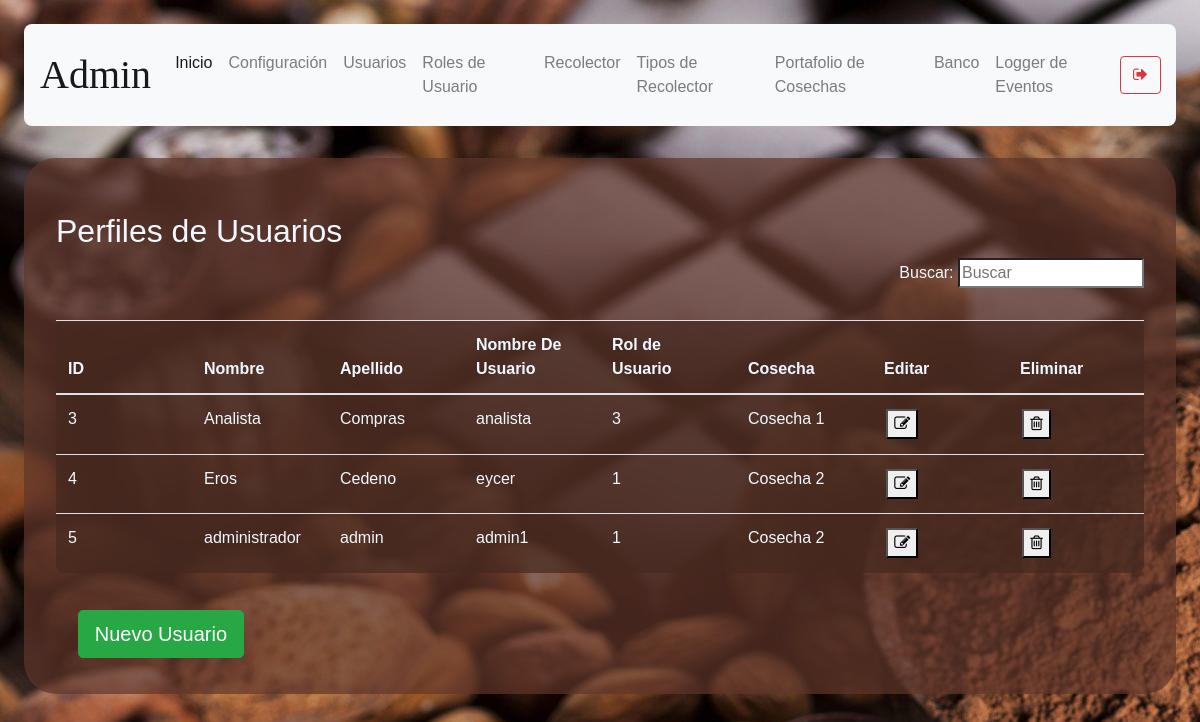
/user-management (signed in), run on an earlier commit of the app's database.
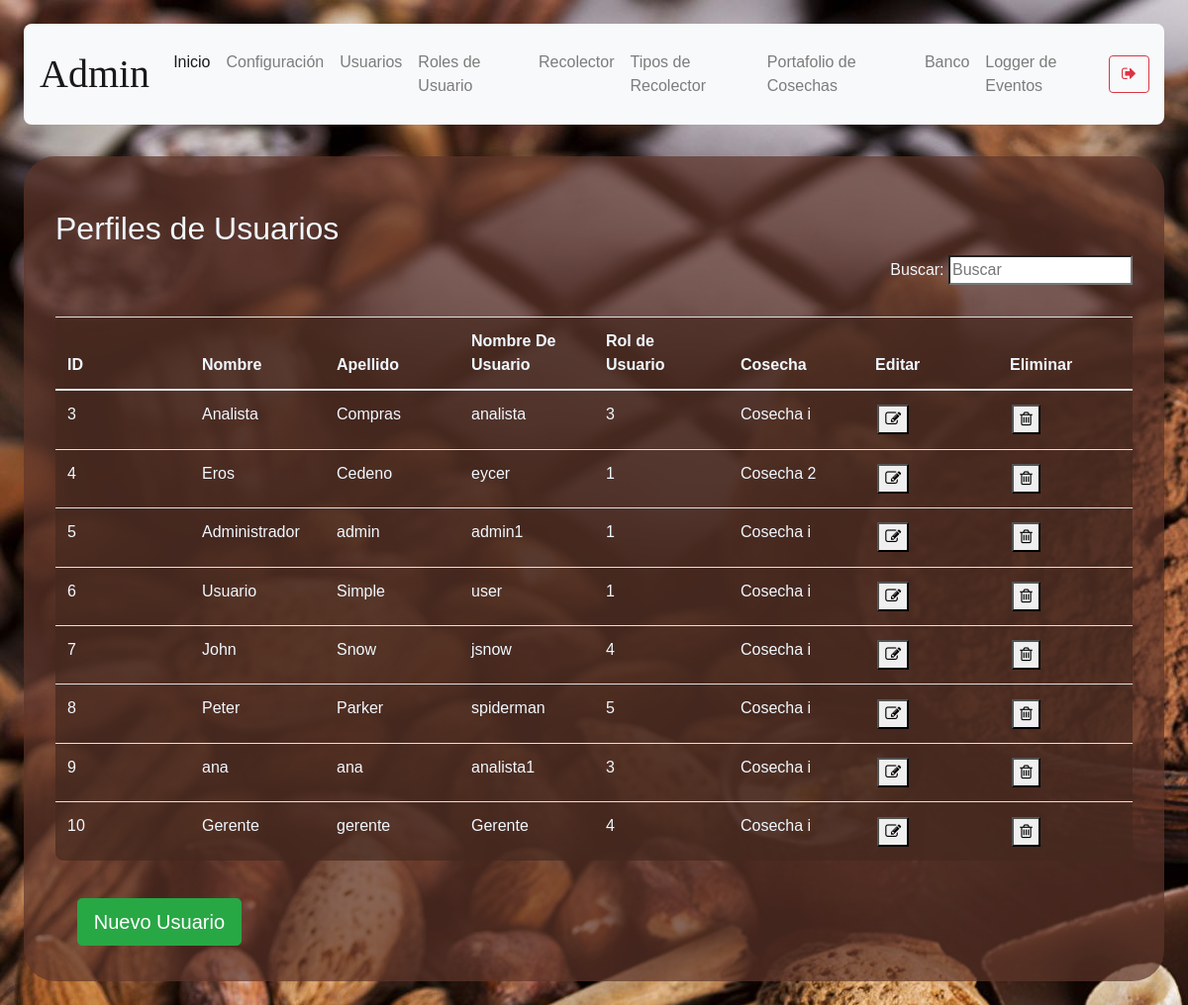
And on a later commit of the database.
### models/user.py (models this page shows, shortened)
class User(db.Model) :
    __tablename__ = "user"
    id = db.Column(db.Integer, primary_key = True)
    name = db.Column(db.String(100), nullable = False)
    last_name = db.Column(db.String(100), nullable = False)
    username = db.Column(db.String(100), unique = True, nullable = False)
    email = db.Column(db.String(100), nullable = True)
    password = db.Column(db.String(100), nullable = False)
    gender = db.Column(db.String(10), nullable = False)
    date_of_birth = db.Column(db.String(10), nullable = False)
    phone = db.Column(db.String(20), nullable = True)
    address = db.Column(db.String(150), nullable = True)
    user_rol_id = db.Column(db.Integer, db.ForeignKey('user_rol.id'))
    F_Harvest = db.Column(db.Integer, db.ForeignKey('harvest.id'))
    def get_user_rol_by_username( self, username ):
        user_rol_id = User.query.filter_by(username = username).first().user_rol_id
        user_rol = User_rol.query.get(user_rol_id).description
        return user_rol

### models/harvest.py (models this page shows, shortened)
class Harvest (db.Model):
    __tablename__ = 'harvest'
    id = db.Column(db.Integer, primary_key = True)
    description = db.Column(db.String(250), nullable = False)
    start_date = db.Column(db.String(10), nullable=False)
    end_date = db.Column(db.String(10), nullable= False)
    status = db.Column(db.String(10), nullable = False)

### routes/user.py (the view)
@user.route('/user-management')
def user_management():
    if( not verify_permissions(session, User) ):
        return redirect(url_for('auth.index'))
    rols = User_rol.query.all()
    users = User.query.all()
    harvests = Harvest.query.all()
    if 'management-status' not in session:
        return render_template('user-management.html', status="",\
            rols = rols, users = users,  harvests = harvests)
    status = session['management-status']
    session.pop('management-status', None)
    return render_template('user-management.html', status=status, \
        rols=rols, users = users, harvests = harvests )

### utils/functions.py (called while the page is built)
def verify_permissions(session, User, allowed=['admin']):
    return 'username' in session and \
    ( allowed == 'all' or User.get_user_rol_by_username(User, session['username']) in allowed)

### templates/user-management.html (shortened to what this page needs)
{% extends "base.html" %}
{% block content %}
    <h2>Perfiles de Usuarios</h2>
    <p align="right">
        Buscar: <input id ="search-bar" onkeyup="searchEngine()" type="search" name="busqueda" placeholder="Buscar">
    </p>
    <table class="table content-table">
        <thead>
            <th>ID</th>
            <th>Nombre</th>
            <th>Apellido</th>
            <th>Nombre De Usuario</th>
            <th>Rol de Usuario</th>
            <th>Cosecha</th>
            <th>Editar</th>
            <th>Eliminar</th>
        </thead>
        <tbody id="table-body-data">
        {% for user in users %}
        {% if user.username != "admin" %}
        <tr>
            <td>{{ user.id }}</td>
            <td>{{ user.name }}</td>
            <td>{{ user.last_name }}</td>
            <td>{{ user.username }}</td>
            <td>{{ user.user_rol_id }}</td>
            {% for harvest in harvests %}
                {% if harvest.id == user.F_Harvest %}
                    <td>{{ harvest.description }}</td>
                {% endif %}
            {% endfor %}
            <td><button onclick="window.location.href=`/user-management/edit-user/{{ user.id }}`"><i class="fa fa-pencil-square-o" aria-hidden="true"></i></button></td>
            <td><button onclick='deleteConfirm( {{user.id}}, "User" )'><i class="fa fa-trash-o" aria-hidden="true"></i></button></td>
        </tr>
        {% endif %}
        {% endfor %}
        </tbody>
    </table>
    <button type="submit" onclick="showForm()" class="btn btn-success btn-lg mb-1">Nuevo Usuario</button>
{% endblock %}

What changed in the data, as far as the page shows it:
changed Harvest: description "Cosecha 1" → "Cosecha i"
changed User "admin": name "administrador" → "Administrador"; gains Harvest (description "Cosecha i"); loses Harvest (description "Cosecha 2")
added User: id "6", name "Usuario", last_name "Simple", username "user", user_rol_id "1", Harvest (description "Cosecha i")
added User: id "7", name "John", last_name "Snow", username "jsnow", user_rol_id "4", Harvest (description "Cosecha i")
added User: id "8", name "Peter", last_name "Parker", username "spiderman", user_rol_id "5", Harvest (description "Cosecha i")
added User: id "9", name "ana", last_name "ana", username "analista1", user_rol_id "3", Harvest (description "Cosecha i")
added User: id "10", name "Gerente", last_name "gerente", username "Gerente", user_rol_id "4", Harvest (description "Cosecha i")
